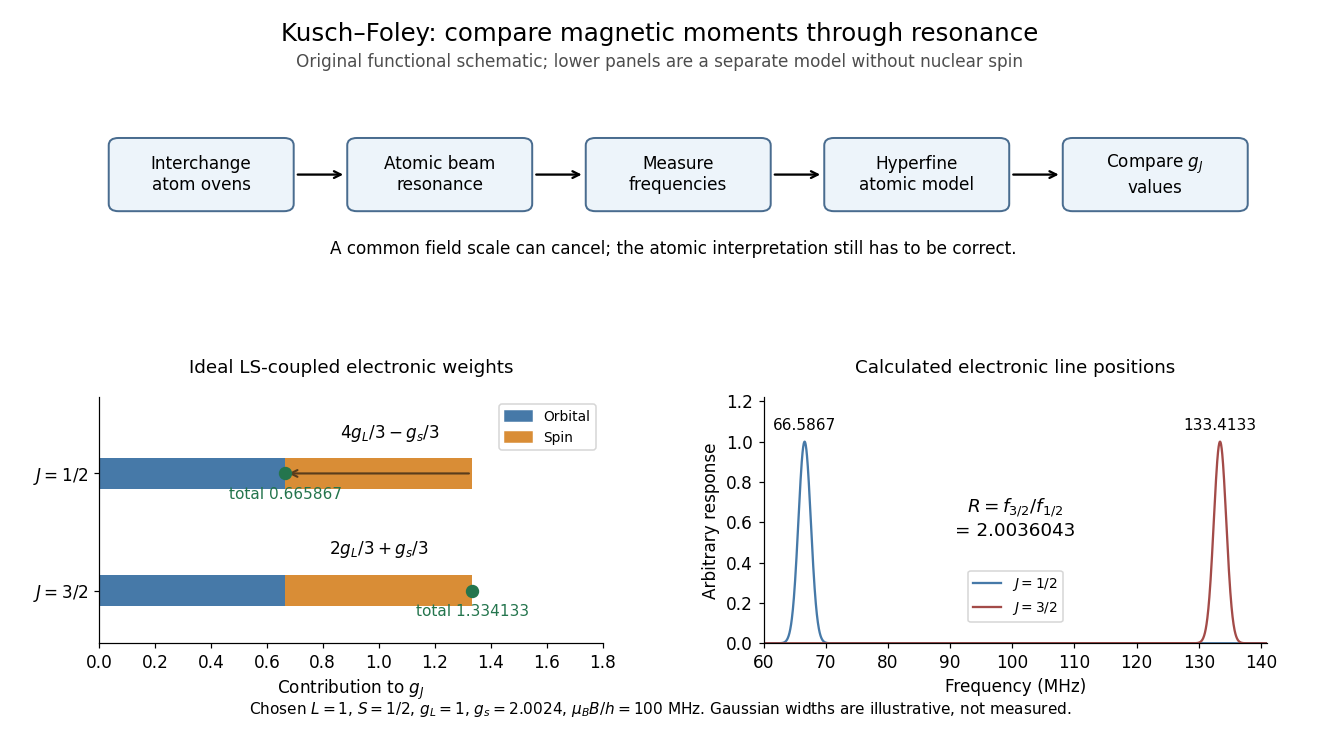

This chart was generated by the following Python code:
"""Original resonance-comparison schematic; output basename PNG to the CWD.

Python 3.14 / matplotlib 3.10 / numpy 2.3. The diagram separates historical
experimental functions from an ideal electronic calculation without hyperfine
structure. It is not a historical apparatus drawing or measured spectrum.
"""
from pathlib import Path

import matplotlib

matplotlib.use("Agg")
import matplotlib.pyplot as plt
from matplotlib.patches import FancyBboxPatch, Patch
import numpy as np


def main():
    plt.rcParams.update({"font.size": 11, "axes.spines.top": False,
                         "axes.spines.right": False})
    fig = plt.figure(figsize=(12, 6.8), facecolor="white")
    gs = fig.add_gridspec(2, 2, left=.075, right=.96, bottom=.14, top=.84,
                         height_ratios=[.75, 1.2], hspace=.62, wspace=.32)
    flow = fig.add_subplot(gs[0, :])
    flow.set(xlim=(-1, 11), ylim=(-.7, 1.4)); flow.axis("off")
    labels = ["Interchange\natom ovens", "Atomic beam\nresonance", "Measure\nfrequencies",
              "Hyperfine\natomic model", r"Compare $g_J$"+"\nvalues"]
    xs = np.arange(5)*2.45
    for x, label in zip(xs, labels):
        flow.add_patch(FancyBboxPatch((x-.8, .25), 1.7, .8,
                       boxstyle="round,pad=0.10", facecolor="#edf4fa",
                       edgecolor="#496c8f", linewidth=1.3))
        flow.text(x+.05, .65, label, ha="center", va="center")
    for a, b in zip(xs[:-1], xs[1:]):
        flow.annotate("", (b-.91, .65), (a+1.01, .65), arrowprops={"arrowstyle":"->", "lw":1.5})
    flow.text(4.9, -.43, "A common field scale can cancel; the atomic interpretation still has to be correct.",
              ha="center", fontsize=11)

    gL, gsval, scale = 1., 2.0024, 100.
    ga, gb = (4*gL-gsval)/3, (2*gL+gsval)/3
    ax = fig.add_subplot(gs[1, 0])
    orbital, spin = np.array([4*gL/3, 2*gL/3]), np.array([-gsval/3, gsval/3])
    yy = [1, 0]
    ax.barh(yy, orbital, color="#4679a8", height=.26)
    ax.barh(yy, spin, left=orbital, color="#d98d36", height=.26)
    ax.annotate("", (ga, 1), (orbital[0], 1),
                arrowprops={"arrowstyle":"->", "color":"#593c1c", "lw":1.4})
    ax.scatter([ga, gb], yy, color="#24754d", s=60, zorder=4)
    ax.set_yticks(yy, [r"$J=1/2$", r"$J=3/2$"])
    ax.set(xlim=(0, 1.8), ylim=(-.45, 1.65), xlabel=r"Contribution to $g_J$")
    ax.set_title("Ideal LS-coupled electronic weights", fontsize=12, pad=16)
    ax.text(1.04, 1.3, r"$4g_L/3-g_s/3$", ha="center", fontsize=11)
    ax.text(1., .31, r"$2g_L/3+g_s/3$", ha="center", fontsize=11)
    ax.text(ga, .78, f"total {ga:.6f}", ha="center", color="#24754d", fontsize=10)
    ax.text(gb, -.22, f"total {gb:.6f}", ha="center", color="#24754d", fontsize=10)
    ax.legend(handles=[Patch(color="#4679a8", label="Orbital"), Patch(color="#d98d36", label="Spin")],
              loc="upper right", fontsize=9)

    spec = fig.add_subplot(gs[1, 1])
    f = np.linspace(60, 141, 2500)
    fa, fb = scale*ga, scale*gb
    spec.plot(f, np.exp(-.5*((f-fa)/1.0)**2), color="#4679a8", label=r"$J=1/2$")
    spec.plot(f, np.exp(-.5*((f-fb)/1.0)**2), color="#a34b48", label=r"$J=3/2$")
    spec.set(xlim=(60, 141), ylim=(0, 1.22), xlabel="Frequency (MHz)", ylabel="Arbitrary response")
    spec.set_title("Calculated electronic line positions", fontsize=12, pad=16)
    spec.text(fa, 1.06, f"{fa:.4f}", ha="center", fontsize=10)
    spec.text(fb, 1.06, f"{fb:.4f}", ha="center", fontsize=10)
    spec.text(.50, .51, r"$R=f_{3/2}/f_{1/2}$"+"\n"+f"= {gb/ga:.7f}",
              transform=spec.transAxes, ha="center", va="center", fontsize=12)
    spec.legend(loc="center", bbox_to_anchor=(.5, .19), fontsize=9)
    fig.suptitle("Kusch–Foley: compare magnetic moments through resonance", y=.97, fontsize=16)
    fig.text(.5, .91, "Original functional schematic; lower panels are a separate model without nuclear spin",
             ha="center", color=".3", fontsize=11)
    fig.text(.5, .045, r"Chosen $L=1$, $S=1/2$, $g_L=1$, $g_s=2.0024$, $\mu_B B/h=100$ MHz. Gaussian widths are illustrative, not measured.",
             ha="center", fontsize=10)
    fig.savefig(Path.cwd()/(Path(__file__).stem+".png"), dpi=110, facecolor="white")
    plt.close(fig)


if __name__ == "__main__":
    main()
